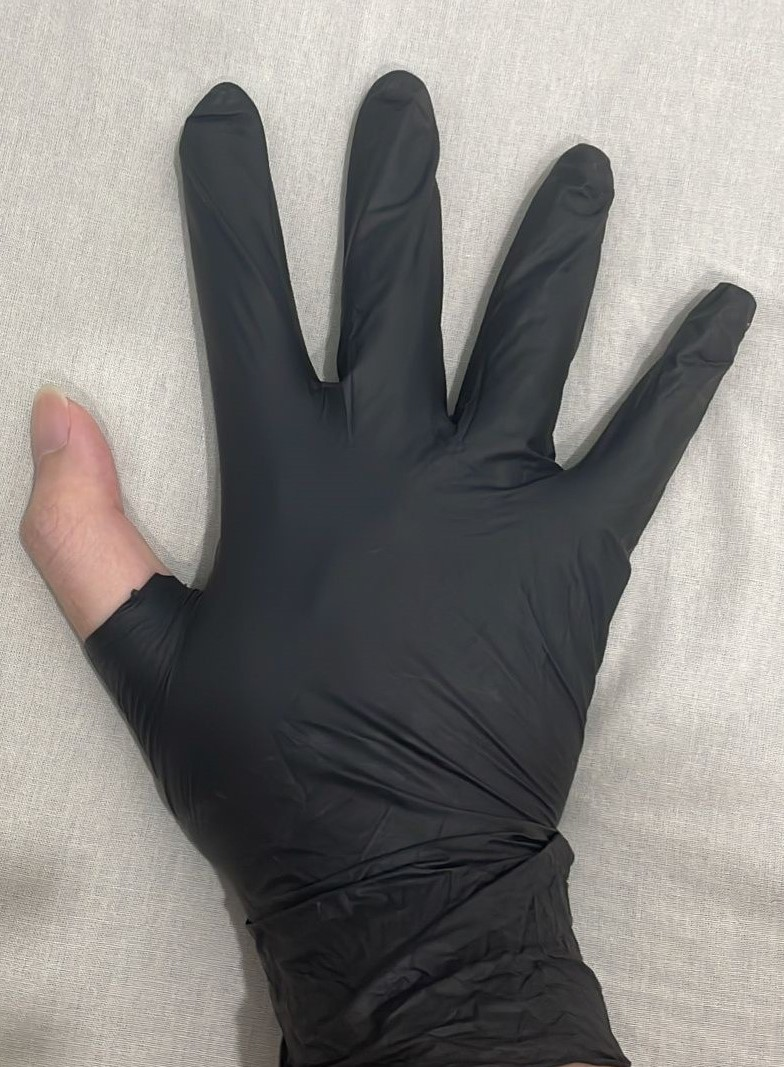
%> input picture Rubber Nitrile/RubberNitrile_pic/RNMissingFinger_1.jpg, 784 x 1067 px
$ octave --eval "RubberNitrileStainDetector(imread('RubberNitrile_pic/RNMissingFinger_1.jpg'));"   (GNU Octave 9; MATLAB toolbox functions it lacks are replaced by stand-ins)
%> lines starting %> are read from the running program, lines starting %| are printed output that depends on the picture; in (x1, y1, x2, y2) boxes, pixels count from 0 and x2, y2 are one past the last pixel; in counts of white or black regions, pixels touching at a corner belong together; the program's own positions count from 1
function RubberNitrileStainDetector(input_image)
    try
        gray_image = rgb2gray(input_image);

        % Noise Reduction: Apply Median filtering
        filtered_image = medfilt2(gray_image, [3, 3]);
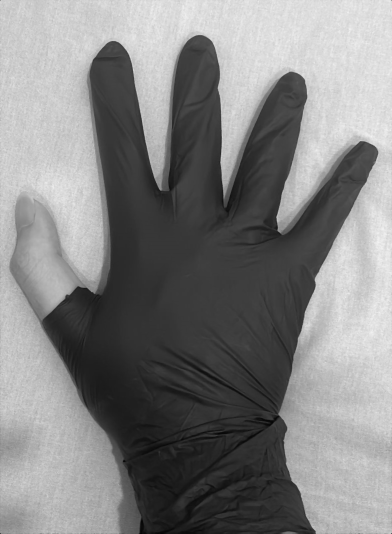
%> filtered_image: size 1067x784 uint8 (shown at 1/2 size); min 0, max 244, mean 131

        % Thresholding
        threshold_value = 0.4;
        binary_image = imbinarize(filtered_image, threshold_value);
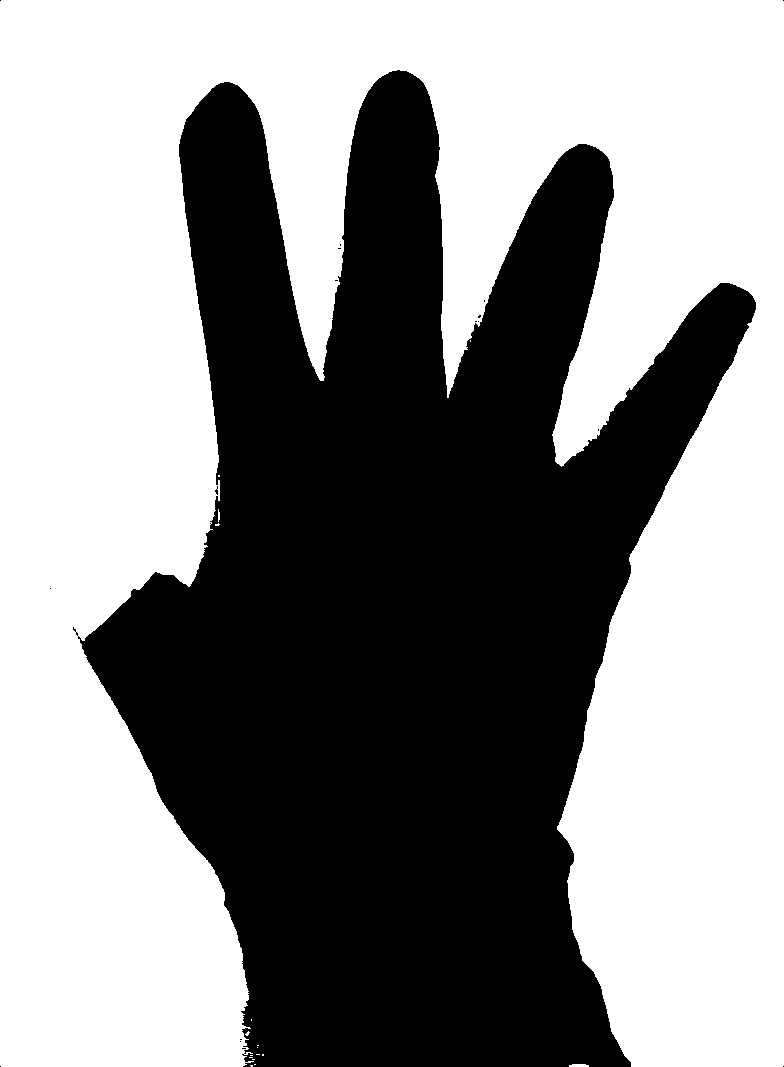
%> binary_image: size 1067x784 logical; 55.6% white; 18 black regions (17 under 20 px), largest, box (x1, y1, x2, y2) and area: (73, 70, 756, 1067) 370963
        inverted_binary_image = ~binary_image;
        SE0 = strel('disk', 3);
        inverted_binary_image = imopen(inverted_binary_image, SE0);
%> inverted_binary_image: size 1067x784 logical; 44.3% white; 1 white region, box (x1, y1, x2, y2) and area: (82, 70, 756, 1067) 370607

        % Fill any holes in the binary image
        filled_image = imfill(inverted_binary_image, 'holes');
%> filled_image: size 1067x784 logical; 44.3% white; 1 white region, box (x1, y1, x2, y2) and area: (82, 70, 756, 1067) 370613

        % Get the largest connected component (Glove)
        RNS_glove_mask = bwareafilt(filled_image, 1);
        SE = strel('disk', 1);
        RNS_glove_mask = imdilate(RNS_glove_mask, SE);
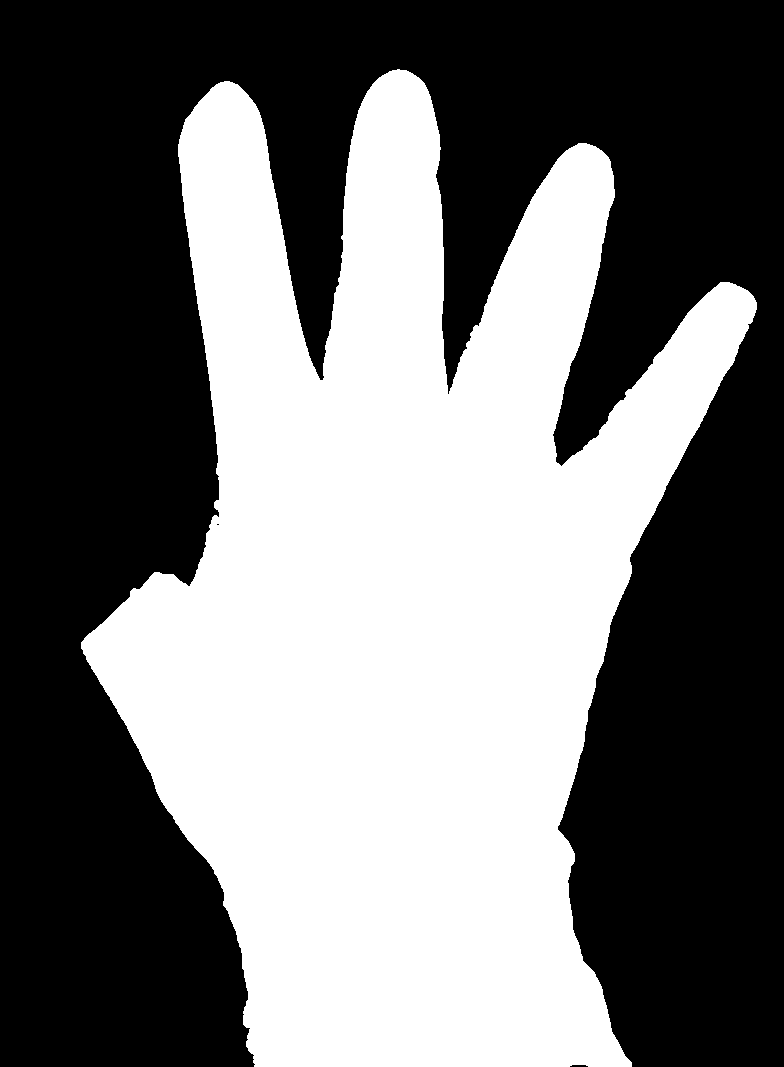
%> RNS_glove_mask: size 1067x784 logical; 44.7% white; 1 white region, box (x1, y1, x2, y2) and area: (81, 69, 757, 1067) 374337

        % Morphological opening to remove noise and small objects
        neighborhood = ones(5);
        structuring_element = strel(neighborhood);
        RNS_defect_mask = imopen(inverted_binary_image, structuring_element);
%> RNS_defect_mask: size 1067x784 logical; 44.3% white; 2 white regions, box (x1, y1, x2, y2) and area: (82, 71, 756, 1067) 370482, (213, 517, 218, 523) 30

        RNS_stain_mask = imsubtract(RNS_glove_mask, RNS_defect_mask);
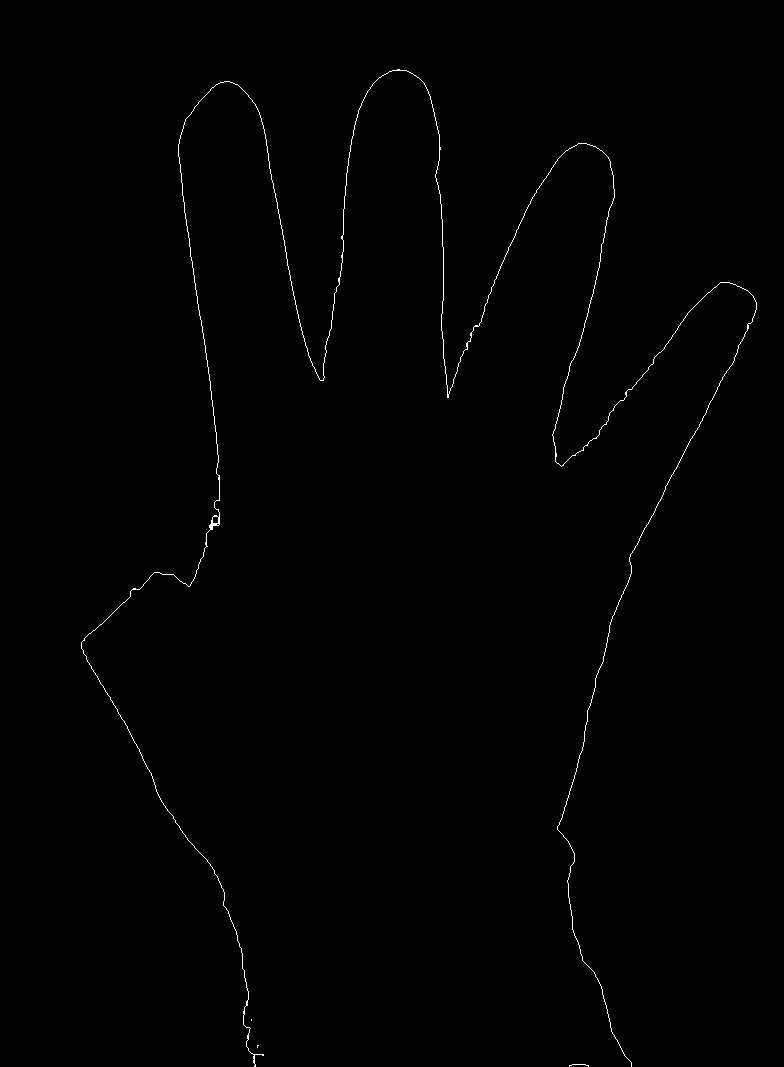
%> RNS_stain_mask: size 1067x784 double; values 0 (black) and 1 (white), 0.46% white in thin lines or dots, all inside (x1, y1, x2, y2) = (81, 69, 757, 1067)
        RNS_stain_mask = im2bw(RNS_stain_mask);
        SE1 = strel('square', 2);
        RNS_stain_mask = imopen(RNS_stain_mask, SE1);
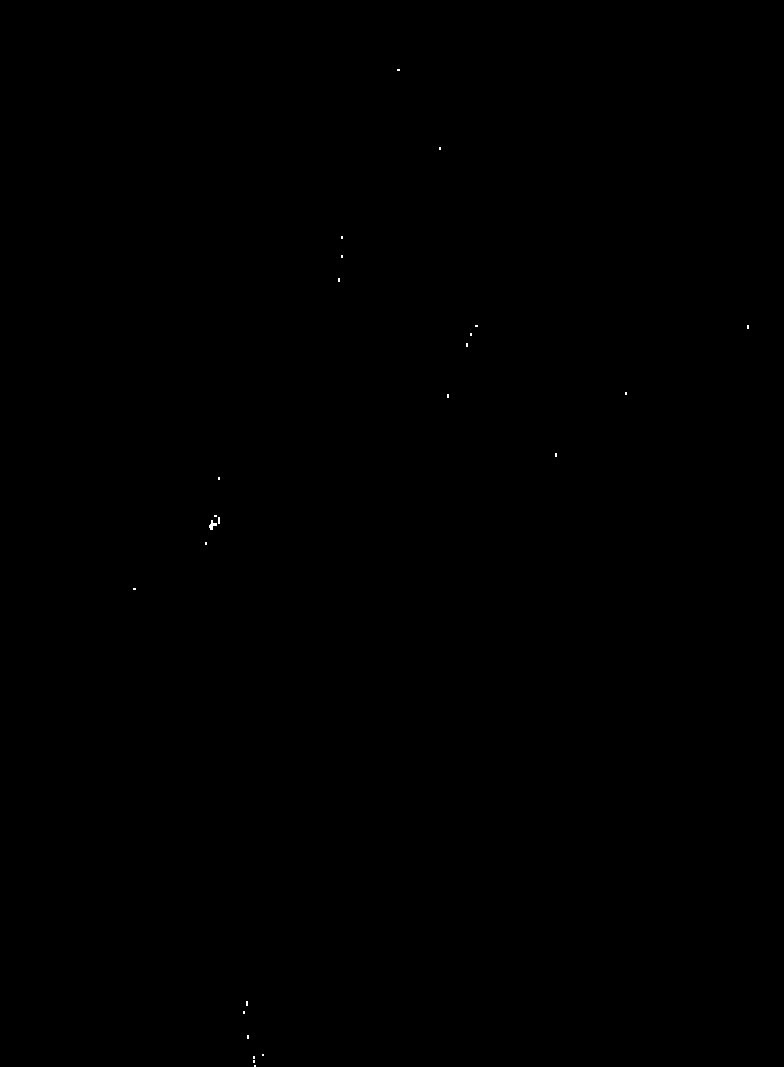
%> RNS_stain_mask: size 1067x784 logical; 0.02% white in thin lines or dots, all inside (x1, y1, x2, y2) = (133, 69, 749, 1067)

        save(fullfile(pwd, 'RNpic.mat'), 'RNS_glove_mask',"RNS_defect_mask","RNS_stain_mask");

        % Find the connected components in the stain mask
        stain_cc = bwconncomp(RNS_stain_mask);
%> stain_cc = 25 connected components

        % Calculate the properties of connected components
        stain_props = regionprops(stain_cc, 'BoundingBox', 'Area');
%> stain_props = 25 regions; largest, box (x1, y1, x2, y2) and Area: (209, 520, 217, 530) 41, (218, 517, 220, 524) 14, (246, 1001, 248, 1006) 10, (247, 1035, 249, 1039) 8, (338, 278, 340, 282) 8

        % Threshold for minimum area of detected stain (adjust as needed)
        min_stain_area = 20;

        % Filter out small stains based on area threshold
        large_stains = stain_props([stain_props.Area] > min_stain_area);
%> large_stains = 1 region; box (x1, y1, x2, y2) and Area: (209, 520, 217, 530) 41

        save(fullfile(pwd, 'RNvariables.mat'), 'large_stains');

    catch ME
        disp(ME.message);
    end
end

$ run again, on Rubber Nitrile/RubberNitrile_pic/RNStain_1.jpg
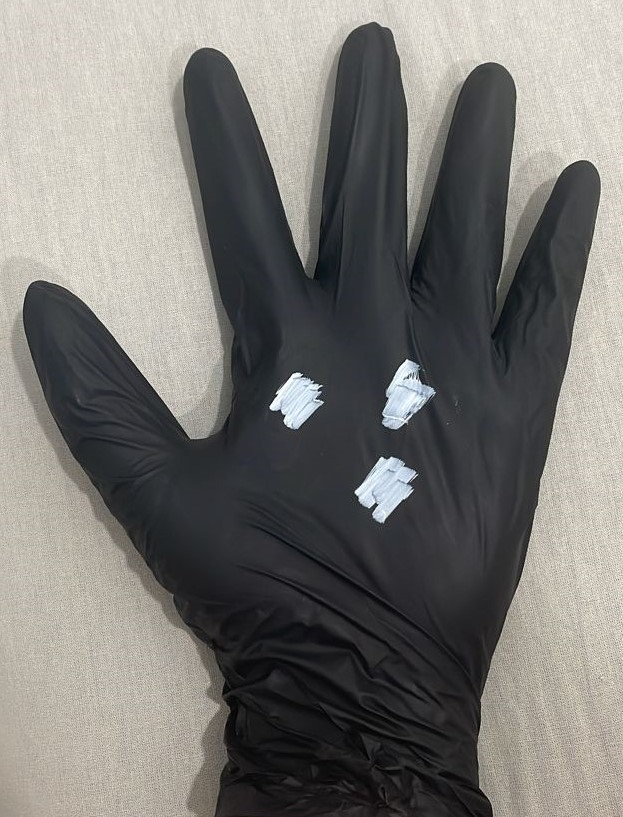
%> input picture Rubber Nitrile/RubberNitrile_pic/RNStain_1.jpg, 623 x 817 px
%> in RubberNitrileStainDetector, `binary_image = imbinarize(filtered_image, threshold_value);`:
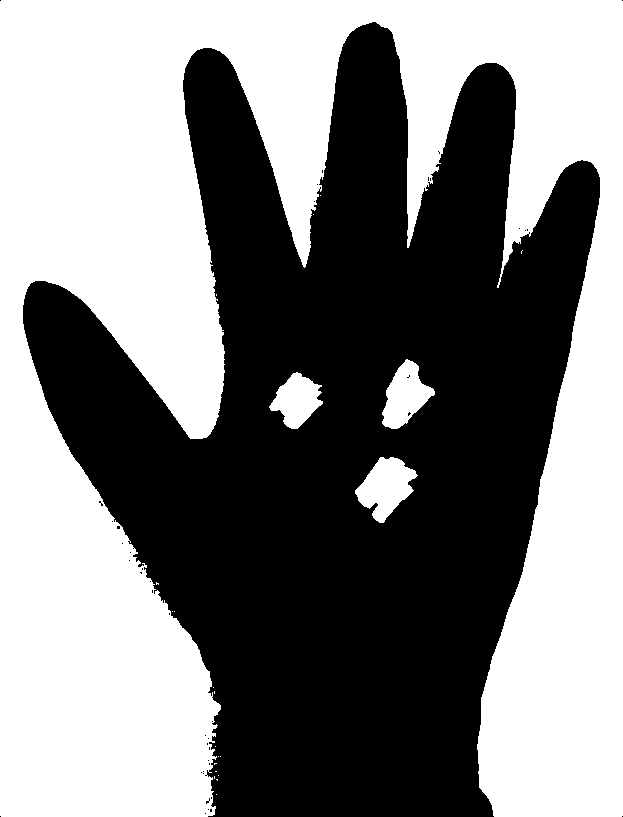
%> binary_image: size 817x623 logical; 50.4% white; 42 black regions (41 under 20 px), largest, box (x1, y1, x2, y2) and area: (23, 22, 600, 817) 252553
%> filled_image: size 817x623 logical; 50.8% white; 1 black region, box (x1, y1, x2, y2) and area: (0, 0, 623, 817) 250619
%> RNS_glove_mask: size 817x623 logical; 51.4% white; 2 black regions (1 under 20 px), largest, box (x1, y1, x2, y2) and area: (0, 0, 623, 817) 247458
%> RNS_defect_mask: size 817x623 logical; 49.5% white; 1 white region, box (x1, y1, x2, y2) and area: (23, 23, 600, 817) 251978
%> in RubberNitrileStainDetector, `RNS_stain_mask = imopen(RNS_stain_mask, SE1);`:
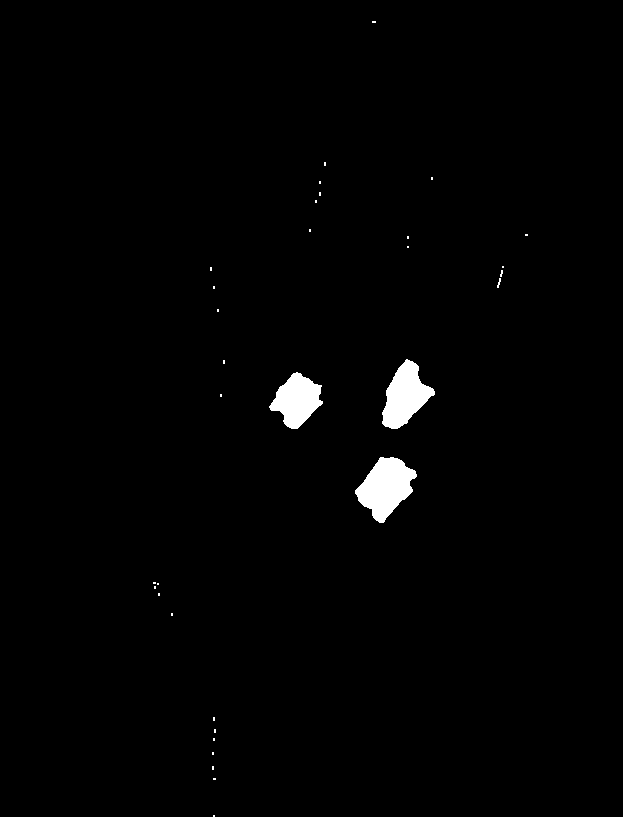
%> RNS_stain_mask: size 817x623 logical; 1.3% white; 33 white regions (29 under 20 px)
%> stain_cc = 33 connected components
%> stain_props = 33 regions; largest, box (x1, y1, x2, y2) and Area: (355, 457, 417, 523) 2406, (382, 359, 435, 429) 2077, (269, 372, 323, 429) 1823, (497, 278, 501, 288) 20, (500, 270, 503, 277) 14
%> large_stains = 3 regions; box (x1, y1, x2, y2) and Area: (355, 457, 417, 523) 2406, (382, 359, 435, 429) 2077, (269, 372, 323, 429) 1823
